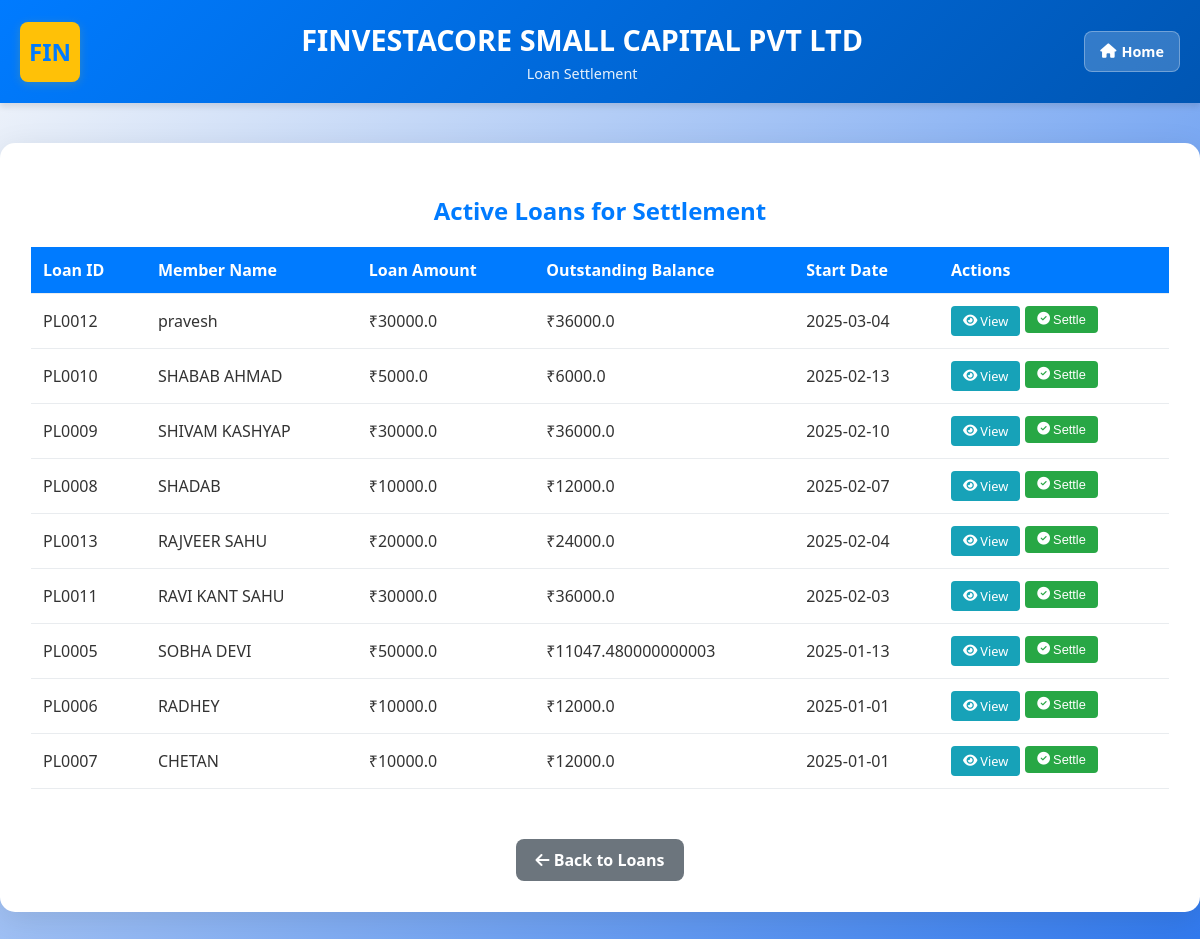
The app's page /loan_settlement, older data.
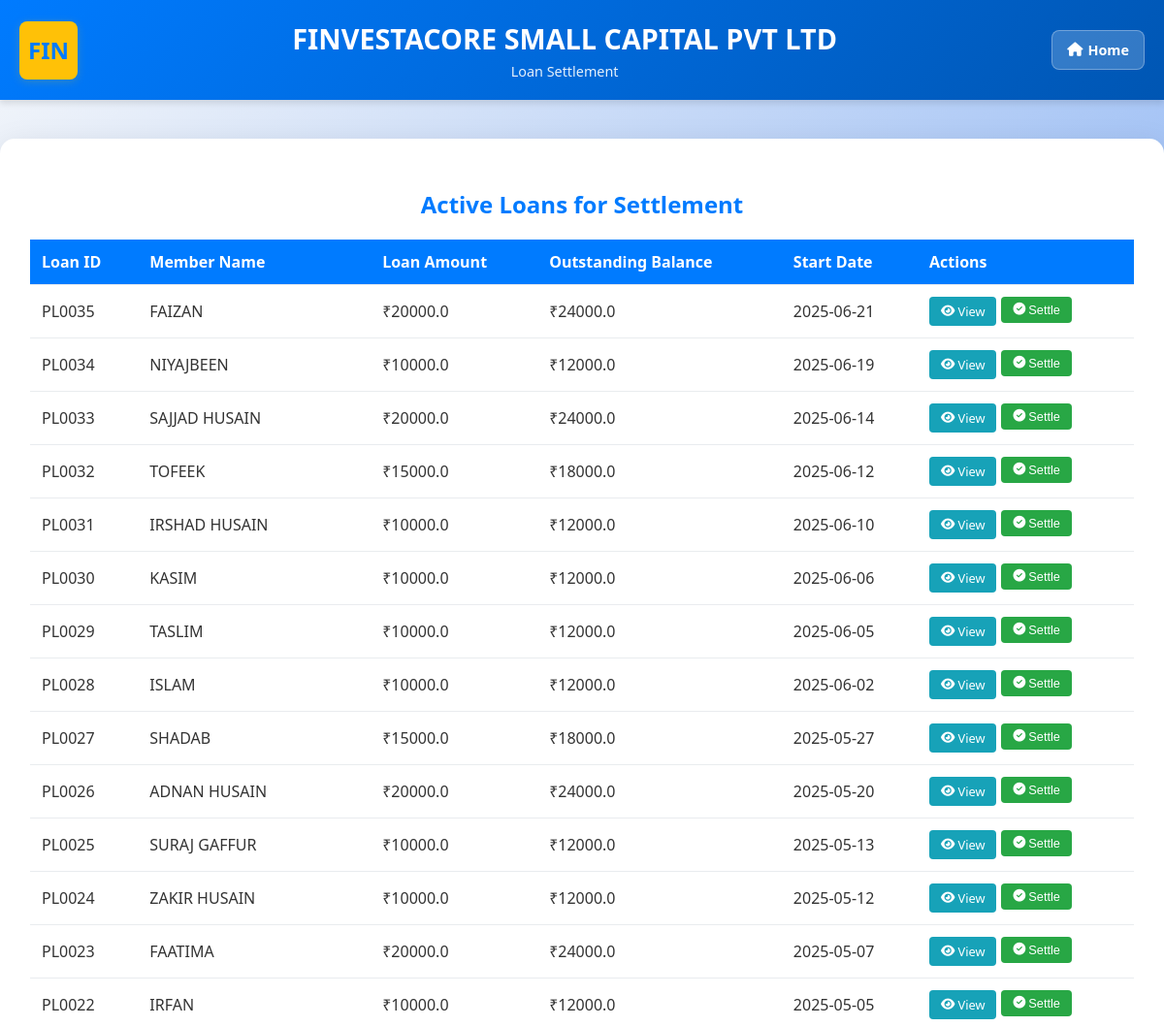
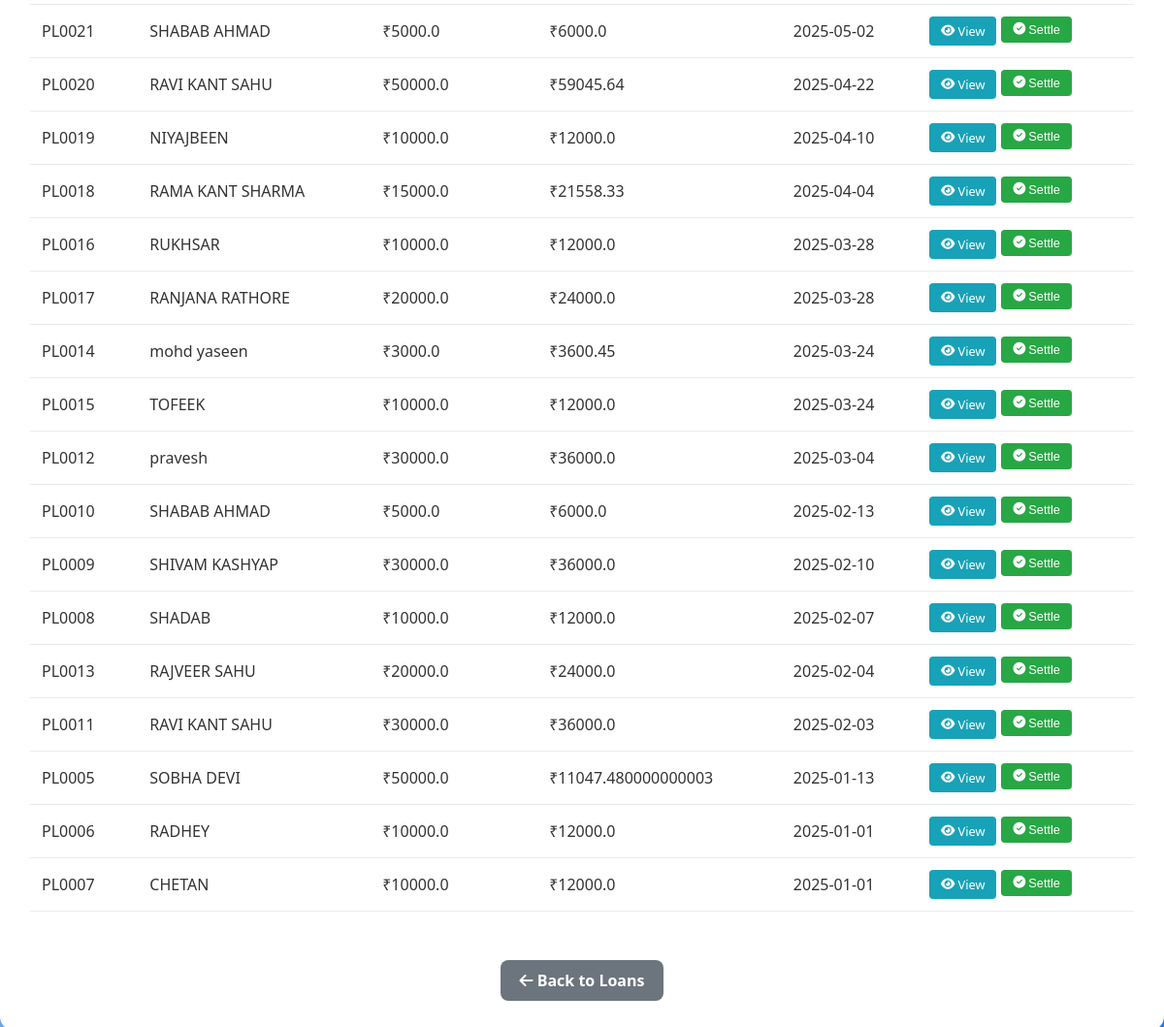
The same page, newer data (2 pictures, top to bottom).
### tables this page shows
CREATE TABLE loans (
                loan_id TEXT PRIMARY KEY,
                member_id TEXT,
                loan_type TEXT,
                amount REAL,
                purpose TEXT,
                tenure_months INTEGER,
                tenure_days INTEGER,
                interest_rate REAL,
                emi REAL,
                repayment_type TEXT,
                guarantor_id TEXT,
                status TEXT DEFAULT 'Pending',
                date_issued TEXT,
                loan_date TEXT,
                payment_mode TEXT,
                ref_id TEXT,
                emi_start_date TEXT,
                emi_end_date TEXT
            , total_paid REAL DEFAULT 0, due_amount REAL, loan_closed_date TEXT, emi_type TEXT);

CREATE TABLE members (
                id TEXT PRIMARY KEY,
                date_joined TEXT,
                full_name TEXT NOT NULL,
                father_name TEXT,
                gender TEXT,
                dob TEXT,
                marital_status TEXT,
                spouse_name TEXT,
                phone_number TEXT UNIQUE NOT NULL,
                address TEXT,
                pincode TEXT,
                district TEXT,
                state TEXT,
                aadhaar TEXT UNIQUE,
                pan TEXT UNIQUE,
                ifsc TEXT,
                account_number TEXT,
                bank_branch TEXT,
                bank_address TEXT,
                guarantor_name TEXT,
                guarantor_mobile TEXT,
                guarantor_address TEXT
            , education TEXT, occupation TEXT, nominee_dob TEXT, nominee_age TEXT, nominee_name TEXT NOT NULL DEFAULT "", nominee_relation TEXT NOT NULL DEFAULT "", guarantor_relation TEXT NOT NULL DEFAULT "");

### app.py (the view)
@app.route('/loan_settlement')
def loan_settlement():
    loans_list = []
    with get_db_connection() as conn:
        cursor = conn.cursor()
        cursor.execute("""
            SELECT l.loan_id, l.amount as loan_amount, l.due_amount as outstanding_balance,
                   l.loan_date as start_date, m.full_name as member_name
            FROM loans l
            JOIN members m ON l.member_id = m.id
            WHERE l.due_amount > 0 AND l.status = 'Active'
            ORDER BY l.loan_date DESC
        """)
        rows = cursor.fetchall()
        for row in rows:
            loans_list.append(dict(row))
    return render_template('loan_settlement.html', loans=loans_list)

### app.py (called while the page is built)
def get_db_connection():
    conn = sqlite3.connect(DB_PATH)
    conn.row_factory = sqlite3.Row # Allows dict-like access
    return conn

### templates/loan_settlement.html (shortened to what this page needs)
<!DOCTYPE html>
<html lang="en">
<head>
    <link rel="stylesheet" href="https://cdnjs.cloudflare.com/ajax/libs/font-awesome/6.4.0/css/all.min.css">
</head>
<body>
    <header>
        <div class="header-left">
            <div class="logo">FIN</div>
        </div>
        <div class="header-center">
            <h1>FINVESTACORE SMALL CAPITAL PVT LTD</h1>
            <p>Loan Settlement</p>
        </div>
        <a href="/" class="home-button" title="Go Home">
            <i class="fas fa-home"></i> Home
        </a>
    </header>
    <div class="container">
        <h2>Active Loans for Settlement</h2>
        {% if loans %}
            <table class="loans-table">
                <thead>
                    <tr>
                        <th>Loan ID</th>
                        <th>Member Name</th>
                        <th>Loan Amount</th>
                        <th>Outstanding Balance</th>
                        <th>Start Date</th>
                        <th>Actions</th>
                    </tr>
                </thead>
                <tbody>
                    {% for loan in loans %}
                    <tr>
                        <td>{{ loan.loan_id }}</td>
                        <td>{{ loan.member_name or 'N/A' }}</td>
                        <td>₹{{ loan.loan_amount or 0 }}</td>
                        <td>₹{{ loan.outstanding_balance or 0 }}</td>
                        <td>{{ loan.start_date or 'N/A' }}</td>
                        <td>
                            <div class="action-buttons">
                                <a href="{{ url_for('view_loan', loan_id=loan.loan_id) }}" class="btn btn-view" title="View Details">
                                    <i class="fas fa-eye"></i> View
                                </a>
                                <form method="POST" action="{{ url_for('settle_loan', loan_id=loan.loan_id) }}" style="display: inline;" onsubmit="return confirm('Are you sure you want to settle Loan {{ loan.loan_id }}?');">
                                    <button type="submit" class="btn btn-settle">
                                        <i class="fas fa-check-circle"></i> Settle
                                    </button>
                                </form>
                            </div>
                        </td>
                    </tr>
                    {% endfor %}
                </tbody>
            </table>
        {% else %}
            <div class="no-loans">
                <p>No active loans available for settlement.</p>
                <a href="{{ url_for('loan_list') }}" class="back-btn">View All Loans</a>
            </div>
        {% endif %}
        <div style="text-align: center; margin-top: 30px;">
            <a href="{{ url_for('loan_list') }}" class="back-btn">
                <i class="fas fa-arrow-left"></i> Back to Loans
            </a>
        </div>
    </div>
</body>
</html>

Row changes from the older to the newer data that the page shows:
added loans: loan_id "PL0035", full_name "FAIZAN", amount "20000.0", due_amount "24000.0", loan_date "2025-06-21"
added loans: loan_id "PL0034", full_name "NIYAJBEEN", amount "10000.0", due_amount "12000.0", loan_date "2025-06-19"
added loans: loan_id "PL0033", full_name "SAJJAD HUSAIN", amount "20000.0", due_amount "24000.0", loan_date "2025-06-14"
added loans: loan_id "PL0032", full_name "TOFEEK", amount "15000.0", due_amount "18000.0", loan_date "2025-06-12"
added loans: loan_id "PL0031", full_name "IRSHAD HUSAIN", amount "10000.0", due_amount "12000.0", loan_date "2025-06-10"
added loans: loan_id "PL0030", full_name "KASIM", amount "10000.0", due_amount "12000.0", loan_date "2025-06-06"
added loans: loan_id "PL0029", full_name "TASLIM", amount "10000.0", due_amount "12000.0", loan_date "2025-06-05"
added loans: loan_id "PL0028", full_name "ISLAM", amount "10000.0", due_amount "12000.0", loan_date "2025-06-02"
added loans: loan_id "PL0027", full_name "SHADAB", amount "15000.0", due_amount "18000.0", loan_date "2025-05-27"
added loans: loan_id "PL0026", full_name "ADNAN HUSAIN", amount "20000.0", due_amount "24000.0", loan_date "2025-05-20"
added loans: loan_id "PL0025", full_name "SURAJ GAFFUR", amount "10000.0", due_amount "12000.0", loan_date "2025-05-13"
added loans: loan_id "PL0024", full_name "ZAKIR HUSAIN", amount "10000.0", due_amount "12000.0", loan_date "2025-05-12"
added loans: loan_id "PL0023", full_name "FAATIMA", amount "20000.0", due_amount "24000.0", loan_date "2025-05-07"
added loans: loan_id "PL0022", full_name "IRFAN", amount "10000.0", due_amount "12000.0", loan_date "2025-05-05"
added loans: loan_id "PL0021", full_name "SHABAB AHMAD", amount "5000.0", due_amount "6000.0", loan_date "2025-05-02"
added loans: loan_id "PL0020", full_name "RAVI KANT SAHU", amount "50000.0", due_amount "59045.64", loan_date "2025-04-22"
added loans: loan_id "PL0019", full_name "NIYAJBEEN", amount "10000.0", due_amount "12000.0", loan_date "2025-04-10"
added loans: loan_id "PL0018", full_name "RAMA KANT SHARMA", amount "15000.0", due_amount "21558.33", loan_date "2025-04-04"
added loans: loan_id "PL0016", full_name "RUKHSAR", amount "10000.0", due_amount "12000.0", loan_date "2025-03-28"
added loans: loan_id "PL0017", full_name "RANJANA RATHORE", amount "20000.0", due_amount "24000.0", loan_date "2025-03-28"
added loans: loan_id "PL0014", full_name "mohd yaseen", amount "3000.0", due_amount "3600.45", loan_date "2025-03-24"
added loans: loan_id "PL0015", full_name "TOFEEK", amount "10000.0", due_amount "12000.0", loan_date "2025-03-24"
